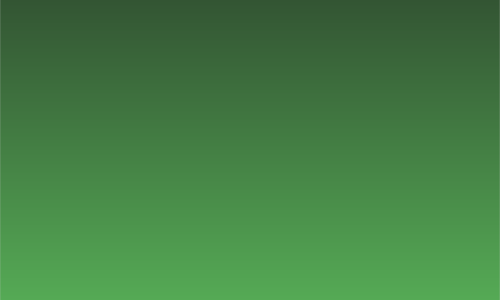
Frame 1 (no input)
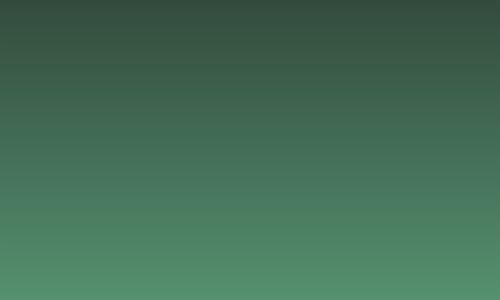
Frame 60 (the mouse pressed at the canvas centre just before this capture)
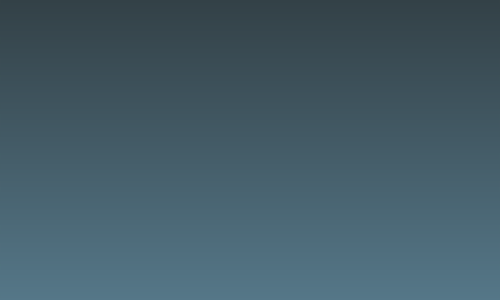
Frame 120 (the mouse held since frame 60 and released just before this capture)

The Processing sketch that drew these frames (run headless with seeded random() and noise(); from frame 60 on, the mouse is pressed at the canvas centre):

// Processing sketch: GradientBackground2
// ── GradientBackground2.pde
final color START_COLOR_TOP    = #335533;
final color START_COLOR_BOTTOM = #55AA55;
final color END_COLOR_TOP      = #333355;
final color END_COLOR_BOTTOM   = #5555AA;

final int MAX_FRAME_NB = 200;

color InterpolateColor(color startC, color endC)
{
  return lerpColor(startC, endC, (float) (frameCount % MAX_FRAME_NB) / (float) MAX_FRAME_NB);
}

void DrawBackground()
{
  color topColor = InterpolateColor(START_COLOR_TOP, END_COLOR_TOP);
  color bottomColor = InterpolateColor(START_COLOR_BOTTOM, END_COLOR_BOTTOM);
  for (int l = 0; l < height; l++)
  {
    color sc = lerpColor(topColor, bottomColor, (float) l / (float) height);
    stroke(sc);
    line(0, l, width - 1, l);
  }
}

void setup()
{
  size(500, 300);
}

void draw()
{
  DrawBackground();
}
